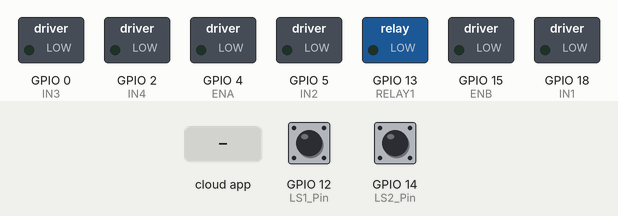
This sketch was run on a simulated ESP32. On the bench: switched loads named in the sketch (green lamp = pin HIGH). Dashed ring = blinking. The test bench sets the inputs (shaded band); at power-on: GPIO 12 (LS1_Pin) HIGH, GPIO 14 (LS2_Pin) HIGH. WiFi joins after 1.5 s; servers stay silent unless stated; what the sketch prints to the serial monitor is not drawn.

Above: at 2.8 s.
2.9 s: the phone or cloud app sets motorStatus to 1
At 3.1 s:
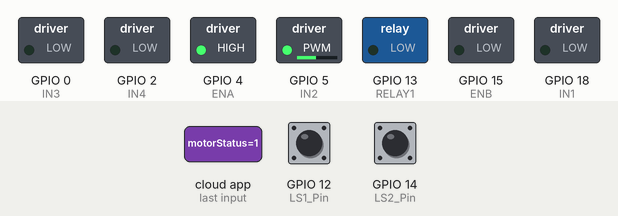
5.9 s: GPIO 12 (LS1_Pin) pulled LOW for 3.2 s
10.6 s: the phone or cloud app sets motorStatus to 0
At 11.6 s:
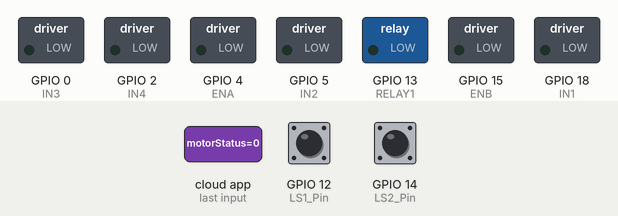
12.1 s: GPIO 14 (LS2_Pin) pulled LOW for 0.15 s
At 12.2 s:
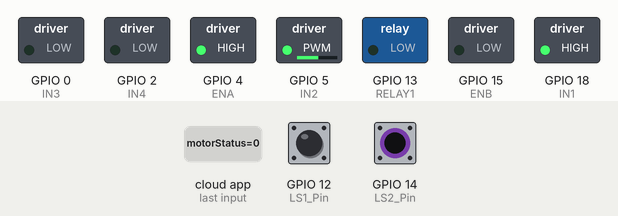
13.8 s: GPIO 14 (LS2_Pin) pulled LOW for 3.2 s
At 17.8 s:
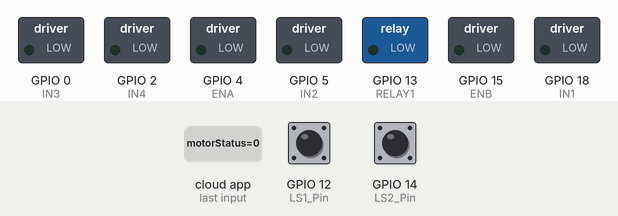
Timing chart, 0 to 19.3 s (numbered marks = the images above; inputs shaded):
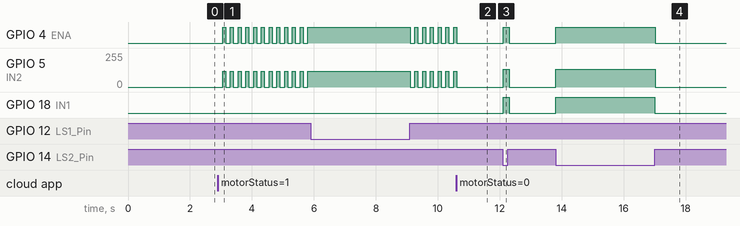

Measured:
- after the input at 2.9 s, GPIO 4 (ENA): alternates HIGH for 0.10 s and LOW for 0.15 s, starting after 0.15 s; GPIO 5 (IN2): alternates 120/255 for 0.10 s and 0/255 for 0.15 s, starting after 0.15 s
- after the input at 10.6 s, GPIO 4 (ENA): goes on until 10.6 s, then stays LOW; GPIO 5 (IN2): goes on until 10.6 s, then stays 0/255
- after the input at 12.1 s, GPIO 4 (ENA), GPIO 18 (IN1): LOW → HIGH at once, → LOW 0.20 s later; GPIO 5 (IN2): 0/255 → 135/255 at once, → 0/255 0.20 s later
- after the input at 13.8 s, GPIO 4 (ENA), GPIO 18 (IN1): LOW → HIGH at once, → LOW 3.2 s later; GPIO 5 (IN2): 0/255 → 135/255 at once, → 0/255 3.2 s later

The sketch:

motor-1.ino
```cpp
#include <Wire.h>
#include "SD.h"
#include <WiFi.h>
#include <FirebaseESP32.h>

#define ENA 4
#define IN1 18
#define IN2 5
#define ENB 15
#define IN3 0
#define IN4 2
#define RELAY1 13
#define RELAY2 27
#define MAX_SPEED 255
#define MIN_SPEED 0
#define DATABASE_URL "https://doan2-4397c-default-rtdb.firebaseio.com/"
#define FIREBASE_HOST "doan2-4397c-default-rtdb.firebaseio.com"
#define FIREBASE_AUTH "75gIhC6SyoyuT5AD0tguoW9KJWciiXQDpuHDOVFv"
#define WIFI_SSID "Internet Free"
#define WIFI_PASSWORD "12345679Aa"

FirebaseData statusMotor;
FirebaseData setStatusMotor;

const int LS1_Pin = 12;
const int LS2_Pin = 14;

int resultStatusMotor = 0;

void setup() {
  Serial.begin(115200);

  pinMode(ENA, OUTPUT);
  pinMode(IN1, OUTPUT);
  pinMode(IN2, OUTPUT);
  pinMode(ENB, OUTPUT);
  pinMode(IN3, OUTPUT);
  pinMode(IN4, OUTPUT);
  pinMode(RELAY1, OUTPUT);
  pinMode(LS1_Pin, INPUT_PULLUP);  //1 khi cham vao + NC
  pinMode(LS2_Pin, INPUT_PULLUP);  //1 khi cham vao + NC
  WiFiConnection();
  Firebase.setStreamCallback(statusMotor, streamCallback, streamTimeoutCallback);
  if (!Firebase.beginStream(statusMotor, "/motorStatus"))
  {
    // Could not begin stream connection, then print out the error detail
    Serial.println(statusMotor.errorReason());
  }
}

void streamCallback(StreamData data)
{

  // Print out all information

  Serial.println("Stream Data...");
  Serial.println(data.streamPath());
  Serial.println(data.dataPath());
  Serial.println(data.dataType());

  // Print out the value
  // Stream data can be many types which can be determined from function dataType

  if (data.dataTypeEnum() == fb_esp_rtdb_data_type_integer)
      Serial.println(data.to<int>());
  else if (data.dataTypeEnum() == fb_esp_rtdb_data_type_float)
      Serial.println(data.to<float>(), 5);
  else if (data.dataTypeEnum() == fb_esp_rtdb_data_type_double)
      printf("%.9lf\n", data.to<double>());
  else if (data.dataTypeEnum() == fb_esp_rtdb_data_type_boolean)
      Serial.println(data.to<bool>()? "true" : "false");
  else if (data.dataTypeEnum() == fb_esp_rtdb_data_type_string)
      Serial.println(data.to<String>());
  else if (data.dataTypeEnum() == fb_esp_rtdb_data_type_json)
  {
      FirebaseJson *json = data.to<FirebaseJson *>();
      Serial.println(json->raw());
  }
  else if (data.dataTypeEnum() == fb_esp_rtdb_data_type_array)
  {
      FirebaseJsonArray *arr = data.to<FirebaseJsonArray *>();
      Serial.println(arr->raw());
  }

  resultStatusMotor = data.to<int>();

}

void streamTimeoutCallback(bool timeout)
{
  if(timeout){
    // Stream timeout occurred
    Serial.println("Stream timeout, resume streaming...");
  }
}

void WiFiConnection(){
  WiFi.begin(WIFI_SSID, WIFI_PASSWORD);
  Serial.print("Connecting to Wi-Fi");
  while (WiFi.status() != WL_CONNECTED)
  {
    Serial.print(".");
    delay(300);
  }
  Serial.println();
  Serial.print("Connected with IP: ");
  Serial.println(WiFi.localIP());
  Serial.println();

  Firebase.begin(FIREBASE_HOST, FIREBASE_AUTH);
  Firebase.reconnectWiFi(true);
}

void fan_Start(){
  digitalWrite(RELAY1, HIGH);
}

void fan_Stop(){
  digitalWrite(RELAY1, LOW);
}

void pump1_Start(){
  digitalWrite(IN3, LOW);
  digitalWrite(IN4, HIGH);
  digitalWrite(ENB, HIGH);
}

void pump1_Stop(){
  digitalWrite(IN3, LOW);
  digitalWrite(IN4, LOW);
  digitalWrite(ENB, LOW);
}

void motor1_Dung() {
  digitalWrite(IN1, LOW);
  digitalWrite(IN2, LOW);
  digitalWrite(ENA, LOW);
}

void motor1_Dong(int speed) {
 speed = constrain(speed, MIN_SPEED, MAX_SPEED);
 digitalWrite(ENA, HIGH);
 digitalWrite(IN1, HIGH);
 analogWrite(IN2, 255 - speed);
}

void motor1_Mo(int speed) {
  speed = constrain(speed, MIN_SPEED, MAX_SPEED);
  digitalWrite(ENA, HIGH);
  digitalWrite(IN1, LOW);
  analogWrite(IN2, speed);
}

void loop() {
  int ls1Status = digitalRead(LS1_Pin); //=1 rèm đang mở đón nắng
  int ls2Status = digitalRead(LS2_Pin); //=1 rèm đang đóng che nắng
  if (resultStatusMotor == 0 && ls1Status == 1) {
    motor1_Dong(120);
  }
  else if (ls1Status == 1) {
    motor1_Dung();
    Firebase.setFloat(setStatusMotor, "/isOpenOrClose", 1);
  }
  if (resultStatusMotor == 1 && ls2Status == 1) {
    motor1_Mo(120);
  } else if (ls2Status == 1) {
    motor1_Dung();
    Firebase.setFloat(setStatusMotor, "/isOpenOrClose", 0);
  }
  delay(100);
}
```
